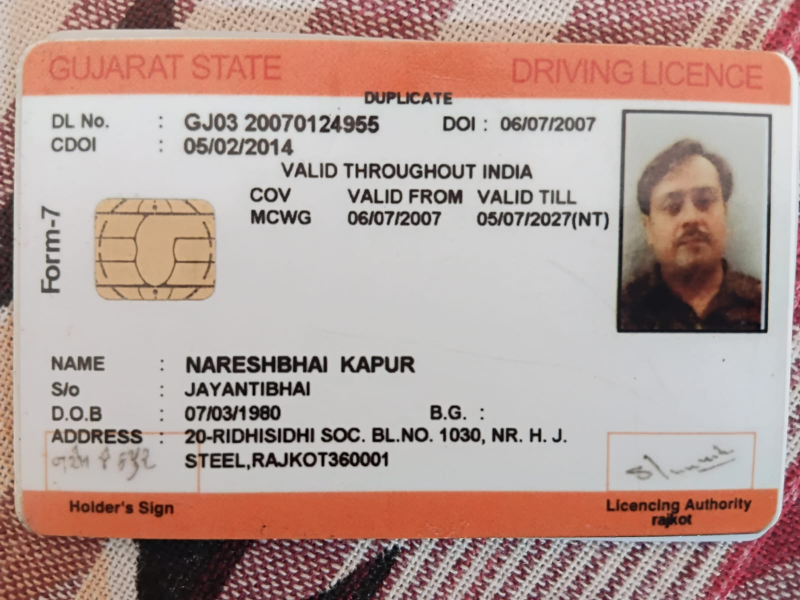
#> input picture sample_docs/passport_sample.jpg, 1600 x 1200 px (shown at 1/2 size)
$ python -i forgery_detection.py   (imports and definitions only)   (older library calls are emulated)
#> lines starting #> are read from the running program, lines starting #| are printed output that depends on the picture
"""
forgery_detection.py — Multi-layered Editing & Forgery Detection Module
==========================================================================
Part of: Sentinel Oversight — Document Screening System

This module provides three independent forensic analysis layers:
  1. EXIF / Metadata Analysis   — detects editing-tool signatures in image metadata
  2. Error Level Analysis (ELA) — detects recompressed / spliced regions
  3. Noise / Edge Inconsistency — detects cloned patches or smudged-text anomalies

Public API
----------
    detect_forgery(file_path: str) -> dict
        {
            "is_forged": bool,
            "flag_reason": list[str],
            "risk_score": float,          # 0.0 - 1.0  (higher = more suspicious)
            "ela_score": float,           # raw ELA deviation (0 - 255)
            "noise_score": float,         # noise inconsistency score
            "exif_flags": list[str],      # human-readable EXIF anomalies
        }

Graceful degradation
--------------------
* PDFs and other non-raster formats: ELA and edge checks are skipped; only metadata
  is inspected where possible. No exception is raised.
* Missing EXIF data: treated as "no flags" - not penalised.
* Any individual check failure is caught, logged, and skipped without killing the
  pipeline.
"""

from __future__ import annotations

import io
import logging
import os
from pathlib import Path
from typing import Any

import cv2
import numpy as np

logger = logging.getLogger(__name__)

# ---------------------------------------------------------------------------
# Tuneable thresholds
# ---------------------------------------------------------------------------
# ELA: mean absolute pixel difference (0-255) above this value is suspicious
ELA_SUSPICIOUS_THRESHOLD: float = 8.0
# ELA: above this value is "highly likely tampered"
ELA_HIGH_THRESHOLD: float = 18.0

# Noise: standard-deviation ratio between image quadrants. If the ratio of
# max/min std exceeds this, regions likely have different noise origins.
NOISE_RATIO_THRESHOLD: float = 2.5
# Edge: Laplacian variance ratio between quadrants
EDGE_RATIO_THRESHOLD: float = 3.0

# Known editing-tool software signatures (case-insensitive partial match)
EDITING_TOOL_SIGNATURES: list[str] = [
    "adobe photoshop",
    "adobe illustrator",
    "adobe lightroom",
    "adobe acrobat",
    "adobe indesign",
    "gimp",
    "canva",
    "inkscape",
    "paint.net",
    "affinity photo",
    "affinity designer",
    "pixelmator",
    "corel draw",
    "coreldraw",
    "paintshop",
    "fotor",
    "snapseed",
    "facetune",
    "meitu",
    "picsart",
    "photopea",
    "lunapic",
    "befunky",
    "pixlr",
    "photofiltre",
]

# JPEG quality used to re-save during ELA
ELA_RESAVE_QUALITY: int = 90


# ===========================================================================
# Helper utilities
# ===========================================================================

def _is_raster_image(file_path: str) -> bool:
    """Return True if the file is a raster image that PIL and OpenCV can open."""
    suffix = Path(file_path).suffix.lower().lstrip(".")
    non_raster = {"pdf"}
    return suffix not in non_raster


def _load_pil_image(file_path: str):
    """Load a PIL Image, returning None on failure."""
    try:
        from PIL import Image
        img = Image.open(file_path)
        img.load()  # force decode
        return img
    except Exception as exc:
        logger.warning("PIL could not open '%s': %s", file_path, exc)
        return None


def _load_cv2_image(file_path: str):
    """Load image as a BGR numpy array via OpenCV, returning None on failure."""
    try:
        img = cv2.imread(file_path)
        if img is None:
            raise ValueError("cv2.imread returned None")
        return img
    except Exception as exc:
        logger.warning("OpenCV could not open '%s': %s", file_path, exc)
        return None


# ===========================================================================
# 1. EXIF / Metadata Analysis
# ===========================================================================

def check_exif_metadata(file_path: str) -> dict[str, Any]:
    """
    Inspect EXIF / XMP metadata for editing-tool fingerprints.

    Returns
    -------
    dict with keys:
        "flags"      : list[str]  -- human-readable anomaly descriptions
        "risk_delta" : float      -- contribution to overall risk score (0.0 - 0.4)
    """
    flags: list[str] = []
    risk_delta: float = 0.0

    pil_img = _load_pil_image(file_path)
    if pil_img is None:
        return {"flags": flags, "risk_delta": risk_delta}

    # Gather candidate metadata strings
    metadata_strings: list[tuple[str, str]] = []  # (field_name, value)

    try:
        exif_data = pil_img._getexif()  # type: ignore[attr-defined]
        if exif_data:
            from PIL.ExifTags import TAGS
            for tag_id, value in exif_data.items():
                tag_name = TAGS.get(tag_id, str(tag_id))
                if isinstance(value, (str, bytes)):
                    decoded = value.decode("utf-8", errors="ignore") if isinstance(value, bytes) else value
                    metadata_strings.append((tag_name, decoded))
    except (AttributeError, Exception):
        pass  # Non-JPEG formats (PNG, BMP) may not have _getexif

    # Also check PIL's generic info dict (covers PNG tEXt chunks, etc.)
    try:
        for key, value in (pil_img.info or {}).items():
            if isinstance(value, (str, bytes)):
                decoded = value.decode("utf-8", errors="ignore") if isinstance(value, bytes) else value
                metadata_strings.append((str(key), decoded))
    except Exception:
        pass

    # Compare against known editing-tool signatures
    detected_tools: set[str] = set()
    for field_name, value in metadata_strings:
        value_lower = value.lower()
        for sig in EDITING_TOOL_SIGNATURES:
            if sig in value_lower and sig not in detected_tools:
                detected_tools.add(sig)
                flags.append(
                    f"Editing tool detected in EXIF field '{field_name}': "
                    f"'{value.strip()[:120]}'"
                )

    # Extra: check Software / Creator fields for post-processing keywords
    software_entries = [v for (k, v) in metadata_strings if k.lower() in ("software", "creator", "producer")]
    if software_entries:
        combined = " ".join(software_entries).lower()
        if any(tok in combined for tok in ("edit", "retouch", "enhance", "filter", "adjust")):
            flags.append(
                f"Metadata 'Software' field contains post-processing keyword: "
                f"'{software_entries[0].strip()[:80]}'"
            )

    # Unusual DPI is a weak signal of repurposed / rescaled image
    dpi = pil_img.info.get("dpi")
    if dpi:
        dpi_x = dpi[0] if isinstance(dpi, (tuple, list)) else dpi
        if isinstance(dpi_x, (int, float)) and dpi_x not in (72, 96, 150, 200, 300, 400, 600):
            risk_delta += 0.03

    if detected_tools:
        # Weight by number of distinct tools found (max cap at 0.4)
        risk_delta += min(0.15 * len(detected_tools), 0.40)

    return {"flags": flags, "risk_delta": risk_delta}


# ===========================================================================
# 2. Error Level Analysis (ELA)
# ===========================================================================

def check_ela(file_path: str, quality: int = ELA_RESAVE_QUALITY) -> dict[str, Any]:
    """
    Error Level Analysis: re-save at a known JPEG quality, compute absolute
    pixel differences, and return a tampering score.

    Only meaningful for JPEG / lossy-compressed raster images. PNG, BMP, etc.
    will show artificially high ELA; the function adjusts interpretation.

    Returns
    -------
    dict with keys:
        "ela_score"  : float  -- mean absolute difference (0 - 255)
        "flags"      : list[str]
        "risk_delta" : float  -- contribution to overall risk (0.0 - 0.5)
    """
    ela_score: float = 0.0
    flags: list[str] = []
    risk_delta: float = 0.0

    if not _is_raster_image(file_path):
        logger.debug("ELA skipped: '%s' is not a raster image.", file_path)
        return {"ela_score": ela_score, "flags": flags, "risk_delta": risk_delta}

    pil_img = _load_pil_image(file_path)
    if pil_img is None:
        return {"ela_score": ela_score, "flags": flags, "risk_delta": risk_delta}

    try:
        # Convert to RGB to normalise colour modes (RGBA, L, P, etc.)
        orig_rgb = pil_img.convert("RGB")

        # Re-save at known quality into a memory buffer
        buf = io.BytesIO()
        orig_rgb.save(buf, format="JPEG", quality=quality)
        buf.seek(0)

        from PIL import Image
        resaved = Image.open(buf).convert("RGB")

        # Compute absolute difference
        orig_arr = np.array(orig_rgb, dtype=np.float32)
        resaved_arr = np.array(resaved, dtype=np.float32)
        diff = np.abs(orig_arr - resaved_arr)

        ela_score = float(diff.mean())
        ela_max = float(diff.max())
        ela_std = float(diff.std())

        suffix = Path(file_path).suffix.lower().lstrip(".")
        is_lossy_source = suffix in ("jpg", "jpeg", "webp")

        if is_lossy_source:
            # For originally-JPEG images, ELA score should be near zero after one
            # resave cycle. High score implies prior editing with a different
            # compression history.
            if ela_score > ELA_HIGH_THRESHOLD:
                flags.append(
                    f"ELA score {ela_score:.2f} (max={ela_max:.1f}, sigma={ela_std:.2f}) "
                    f"strongly suggests multiple compression cycles -- possible tampering."
                )
                risk_delta += 0.50
            elif ela_score > ELA_SUSPICIOUS_THRESHOLD:
                flags.append(
                    f"ELA score {ela_score:.2f} (max={ela_max:.1f}, sigma={ela_std:.2f}) "
                    f"indicates possible re-encoding -- document may have been edited."
                )
                risk_delta += 0.25
        else:
            # Lossless sources (PNG/BMP) always have high ELA -- only flag extreme
            # outliers at a lower risk weight.
            if ela_score > 35.0:
                flags.append(
                    f"ELA score {ela_score:.2f} is unusually high for a lossless source "
                    f"(PNG/BMP). May indicate embedded edited JPEG content."
                )
                risk_delta += 0.20

    except Exception as exc:
        logger.warning("ELA check failed for '%s': %s", file_path, exc)

    return {"ela_score": ela_score, "flags": flags, "risk_delta": risk_delta}


# ===========================================================================
# 3. Noise / Edge Inconsistency Check
# ===========================================================================

def check_noise_edge_inconsistency(file_path: str) -> dict[str, Any]:
    """
    Divide the image into quadrants and compare noise (local standard deviation)
    and edge sharpness (Laplacian variance) across regions.

    Authentic scanned / photographed documents should have uniform sensor noise
    and consistent blur characteristics. Spliced images or documents with
    pasted/replaced regions show statistical discontinuities.

    Returns
    -------
    dict with keys:
        "noise_score" : float  -- max/min noise std ratio (1.0 = perfectly uniform)
        "flags"       : list[str]
        "risk_delta"  : float  -- contribution to overall risk (0.0 - 0.35)
    """
    noise_score: float = 1.0
    flags: list[str] = []
    risk_delta: float = 0.0

    if not _is_raster_image(file_path):
        logger.debug("Noise/edge check skipped: '%s' is not a raster image.", file_path)
        return {"noise_score": noise_score, "flags": flags, "risk_delta": risk_delta}

    bgr = _load_cv2_image(file_path)
    if bgr is None:
        return {"noise_score": noise_score, "flags": flags, "risk_delta": risk_delta}

    try:
        gray = cv2.cvtColor(bgr, cv2.COLOR_BGR2GRAY).astype(np.float32)
        h, w = gray.shape

        # Need a meaningful minimum size to split into quadrants
        if h < 64 or w < 64:
            logger.debug("Image too small for noise analysis (%dx%d).", w, h)
            return {"noise_score": noise_score, "flags": flags, "risk_delta": risk_delta}

        # Quadrant decomposition
        mid_h, mid_w = h // 2, w // 2
        quadrants = {
            "top-left":     gray[:mid_h, :mid_w],
            "top-right":    gray[:mid_h, mid_w:],
            "bottom-left":  gray[mid_h:, :mid_w],
            "bottom-right": gray[mid_h:, mid_w:],
        }

        # Noise estimation via residual after Gaussian smoothing
        noise_stds: dict[str, float] = {}
        for name, quad in quadrants.items():
            blurred = cv2.GaussianBlur(quad, (5, 5), 0)
            residual = quad - blurred
            noise_stds[name] = float(np.std(residual))

        std_values = list(noise_stds.values())
        min_std = max(min(std_values), 1e-6)  # avoid division by zero
        max_std = max(std_values)
        noise_ratio = max_std / min_std
        noise_score = round(noise_ratio, 3)

        if noise_ratio > NOISE_RATIO_THRESHOLD:
            noisiest = max(noise_stds, key=noise_stds.get)   # type: ignore[arg-type]
            quietest = min(noise_stds, key=noise_stds.get)   # type: ignore[arg-type]
            flags.append(
                f"Noise inconsistency detected: '{noisiest}' quadrant (sigma={noise_stds[noisiest]:.2f}) "
                f"vs '{quietest}' (sigma={noise_stds[quietest]:.2f}). "
                f"Ratio {noise_ratio:.2f}x -- possible spliced region."
            )
            risk_delta += min(0.10 * (noise_ratio / NOISE_RATIO_THRESHOLD), 0.20)

        # Edge sharpness via Laplacian variance
        lap_vars: dict[str, float] = {}
        for name, quad in quadrants.items():
            lap = cv2.Laplacian(quad.astype(np.uint8), cv2.CV_64F)
            lap_vars[name] = float(lap.var())

        lap_values = list(lap_vars.values())
        min_lap = max(min(lap_values), 1e-6)
        max_lap = max(lap_values)
        edge_ratio = max_lap / min_lap

        if edge_ratio > EDGE_RATIO_THRESHOLD:
            sharpest = max(lap_vars, key=lap_vars.get)   # type: ignore[arg-type]
            blurriest = min(lap_vars, key=lap_vars.get)  # type: ignore[arg-type]
            flags.append(
                f"Edge sharpness inconsistency: '{sharpest}' (var={lap_vars[sharpest]:.1f}) "
                f"vs '{blurriest}' (var={lap_vars[blurriest]:.1f}). "
                f"Ratio {edge_ratio:.2f}x -- may indicate text smudging or pasted content."
            )
            risk_delta += min(0.08 * (edge_ratio / EDGE_RATIO_THRESHOLD), 0.15)

        # Global blur / sharpness sanity check
        overall_lap_var = float(cv2.Laplacian(gray.astype(np.uint8), cv2.CV_64F).var())
        if overall_lap_var < 20.0:
            flags.append(
                f"Document appears extremely blurry (Laplacian variance={overall_lap_var:.2f}). "
                f"Text regions may have been intentionally smudged."
            )
            risk_delta += 0.10

    except Exception as exc:
        logger.warning("Noise/edge check failed for '%s': %s", file_path, exc)

    return {"noise_score": noise_score, "flags": flags, "risk_delta": risk_delta}

# ===========================================================================
# 4. Stamp Forgery Check
# ===========================================================================

def check_stamp_forgery(file_path: str) -> dict[str, Any]:
    """
    Identify potential ink stamps (blue/red) and compare their noise signature
    against the background to detect digitally superimposed stamps.
    """
    stamp_score: float = 0.0
    flags: list[str] = []
    risk_delta: float = 0.0

    if not _is_raster_image(file_path):
        return {"stamp_score": stamp_score, "flags": flags, "risk_delta": risk_delta}

    bgr = _load_cv2_image(file_path)
    if bgr is None:
        return {"stamp_score": stamp_score, "flags": flags, "risk_delta": risk_delta}

    try:
        hsv = cv2.cvtColor(bgr, cv2.COLOR_BGR2HSV)

        # Blue ink mask
        lower_blue = np.array([90, 50, 50])
        upper_blue = np.array([130, 255, 255])
        mask_blue = cv2.inRange(hsv, lower_blue, upper_blue)

        # Red/purple ink masks
        lower_red1 = np.array([0, 50, 50])
        upper_red1 = np.array([10, 255, 255])
        mask_red1 = cv2.inRange(hsv, lower_red1, upper_red1)

        lower_red2 = np.array([160, 50, 50])
        upper_red2 = np.array([180, 255, 255])
        mask_red2 = cv2.inRange(hsv, lower_red2, upper_red2)

        stamp_mask = mask_blue | mask_red1 | mask_red2
        stamp_pixels = cv2.countNonZero(stamp_mask)
        total_pixels = bgr.shape[0] * bgr.shape[1]

        # Only analyze if stamp is present but doesn't cover the whole image
        if stamp_pixels > 100 and (stamp_pixels / total_pixels) < 0.2:
            gray = cv2.cvtColor(bgr, cv2.COLOR_BGR2GRAY).astype(np.float32)
            blurred = cv2.GaussianBlur(gray, (5, 5), 0)
            residual = np.abs(gray - blurred)

            stamp_noise = np.mean(residual[stamp_mask > 0])
            bg_noise = np.mean(residual[stamp_mask == 0])

            if bg_noise > 0:
                noise_ratio = max(stamp_noise / bg_noise, bg_noise / stamp_noise)
                stamp_score = float(noise_ratio)

                if noise_ratio > 2.5:
                    flags.append(f"Stamp region noise inconsistency (ratio {noise_ratio:.2f}x). Stamp may be digitally superimposed.")
                    risk_delta += 0.35
                elif noise_ratio > 1.8:
                    flags.append(f"Stamp region noise slightly inconsistent (ratio {noise_ratio:.2f}x).")
                    risk_delta += 0.15
    except Exception as exc:
        logger.warning("Stamp check failed for '%s': %s", file_path, exc)

    return {"stamp_score": stamp_score, "flags": flags, "risk_delta": risk_delta}


# ===========================================================================
# Master wrapper
# ===========================================================================

def detect_forgery(file_path: str) -> dict[str, Any]:
    """
    Run all forensic checks and return a consolidated forgery verdict.

    Parameters
    ----------
    file_path : str
        Absolute or relative path to the document image (JPEG, PNG, BMP, TIFF,
        WEBP) or PDF.  PDFs are partially supported (metadata only).

    Returns
    -------
    dict
        {
            "is_forged"    : bool,
            "flag_reason"  : list[str],   # human-readable reasons
            "risk_score"   : float,       # 0.0 - 1.0
            "ela_score"    : float,       # raw ELA mean difference
            "noise_score"  : float,       # noise ratio (quadrant max/min)
            "exif_flags"   : list[str],   # EXIF-sourced anomalies
        }

    This function NEVER raises -- all errors are caught internally and logged.
    """
    logger.info("[ForgeryDetection] Starting analysis on: %s", file_path)

    # Validate file existence
    if not os.path.isfile(file_path):
        logger.error("[ForgeryDetection] File not found: %s", file_path)
        return {
            "is_forged": False,
            "flag_reason": [f"File not found: {file_path}"],
            "risk_score": 0.0,
            "ela_score": 0.0,
            "noise_score": 1.0,
            "stamp_score": 0.0,
            "exif_flags": [],
        }

    all_flags: list[str] = []
    cumulative_risk: float = 0.0
    ela_score: float = 0.0
    noise_score: float = 1.0
    stamp_score: float = 0.0
    exif_flags: list[str] = []

    # Layer 1: EXIF / Metadata
    try:
        exif_result = check_exif_metadata(file_path)
#> in _load_pil_image, img is the input picture: PIL image 1600x1200 RGB; mean R, G, B 180.5, 156.5, 149.8
#> the loop in check_exif_metadata, `for key, value in (pil_img.info or {}).items():` made 6 passes
#> (key, value) on passes 1 to 6: ('jfif', 257), ('jfif_version', (1, 1)), ('jfif_unit', 0), ('jfif_density', (1, 1)), ('progressive', 1), ('progression', 1)
#> after the loop in check_exif_metadata, `for key, value in (pil_img.info or {}).items():`: metadata_strings = []
#> after the loop in check_exif_metadata, `for field_name, value in metadata_strings:`: detected_tools = 0 items; flags = []
#> exif_result = {'flags': [], 'risk_delta': 0}
        exif_flags = exif_result["flags"]
#> exif_flags = []
        all_flags.extend(exif_flags)
        cumulative_risk += exif_result["risk_delta"]
#> cumulative_risk = 0
        logger.debug(
            "[ForgeryDetection] EXIF check done. risk_delta=%.3f, flags=%d",
            exif_result["risk_delta"], len(exif_flags),
        )
    except Exception as exc:
        logger.warning("[ForgeryDetection] EXIF check raised unexpectedly: %s", exc)

    # Layer 2: Error Level Analysis
    try:
        ela_result = check_ela(file_path)
#> in check_ela, `diff = np.abs(orig_arr - resaved_arr)`:
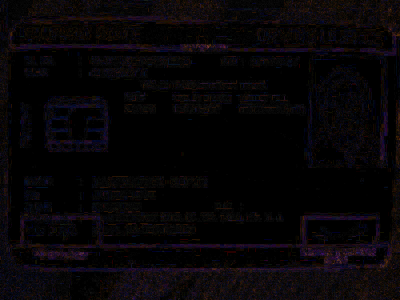
#> diff: shape (1200, 1600, 3) float32 (shown at 1/4 size); mean R, G, B 0.365, 0.244, 0.345; drawn with min black and max white
#> in check_ela, `ela_score = float(diff.mean())`: ela_score = 0.318
#> in check_ela, `ela_max = float(diff.max())`: ela_max = 13
#> in check_ela, `ela_std = float(diff.std())`: ela_std = 0.668
#> ela_result = {'ela_score': 0.318, 'flags': [], 'risk_delta': 0}
        ela_score = ela_result["ela_score"]
#> ela_score = 0.318
        all_flags.extend(ela_result["flags"])
        cumulative_risk += ela_result["risk_delta"]
        logger.debug(
            "[ForgeryDetection] ELA done. ela_score=%.3f, risk_delta=%.3f",
            ela_score, ela_result["risk_delta"],
        )
    except Exception as exc:
        logger.warning("[ForgeryDetection] ELA check raised unexpectedly: %s", exc)

    # Layer 3: Noise / Edge Inconsistency
    try:
        noise_result = check_noise_edge_inconsistency(file_path)
#> in check_noise_edge_inconsistency, `gray = cv2.cvtColor(bgr, cv2.COLOR_BGR2GRAY).astype(np.float32)`:
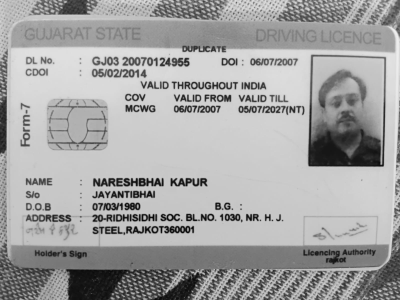
#> gray: shape (1200, 1600) float32 (shown at 1/4 size); min 0, max 241, mean 162.9
#> the loop in check_noise_edge_inconsistency, `for name, quad in quadrants.items():` made 4 passes
#> name on passes 1 to 4: 'top-left', 'top-right', 'bottom-left', 'bottom-right'
#> pass 1, in check_noise_edge_inconsistency, `blurred = cv2.GaussianBlur(quad, (5, 5), 0)`:
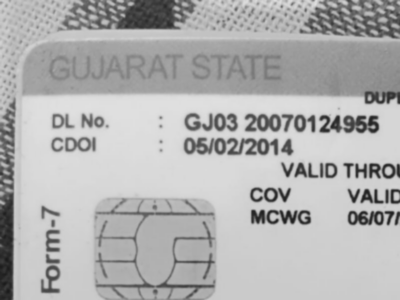
#> blurred: shape (600, 800) float32 (shown at 1/2 size); min 25.99, max 224, mean 177.5
#> pass 1, in check_noise_edge_inconsistency, `residual = quad - blurred`:
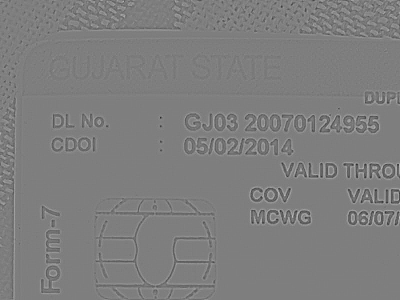
#> residual: shape (600, 800) float32 (shown at 1/2 size); min -41.27, max 42.05, mean 0; drawn with min black and max white
#> pass 2, in check_noise_edge_inconsistency, `blurred = cv2.GaussianBlur(quad, (5, 5), 0)`:
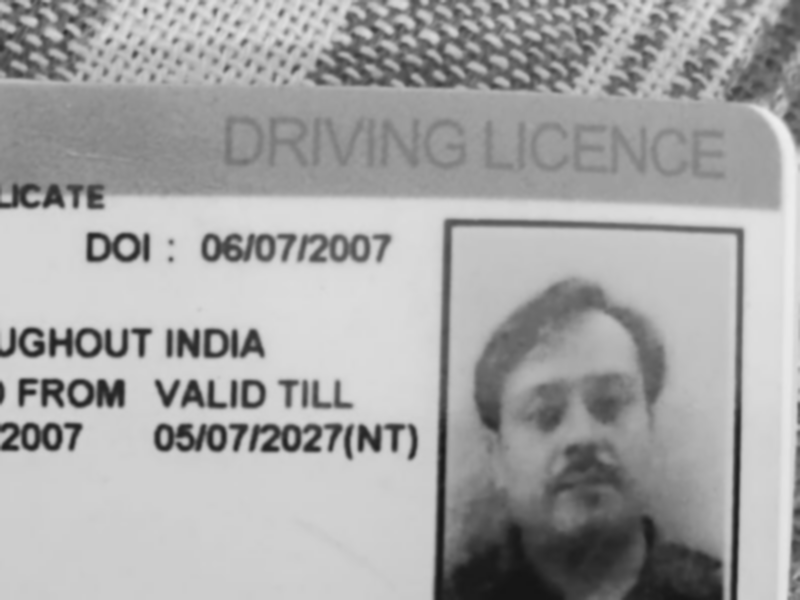
#> blurred: shape (600, 800) float32; min 21.38, max 239.1, mean 166
#> after the loop in check_noise_edge_inconsistency, `for name, quad in quadrants.items():`: noise_stds = {'top-left': 3.21, 'top-right': 3.16, 'bottom-left': 3.91, 'bottom-right': 3.48}
#> (the rest of the program and of its run is left out)
